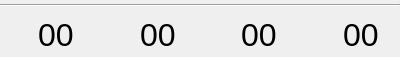
<?xml version="1.0" encoding="UTF-8"?>
<ui version="4.0">
 <class>KWQScoreWidgetBase</class>
 <widget class="QWidget" name="KWQScoreWidgetBase">
  <property name="geometry">
   <rect>
    <x>0</x>
    <y>0</y>
    <width>400</width>
    <height>57</height>
   </rect>
  </property>
  <layout class="QGridLayout" name="gridLayout">
   <property name="margin">
    <number>0</number>
   </property>
   <item row="0" column="0">
    <widget class="Line" name="line1_2">
     <property name="frameShape">
      <enum>QFrame::HLine</enum>
     </property>
     <property name="frameShadow">
      <enum>QFrame::Sunken</enum>
     </property>
     <property name="orientation">
      <enum>Qt::Horizontal</enum>
     </property>
    </widget>
   </item>
   <item row="1" column="0">
    <layout class="QGridLayout" name="_2">
     <property name="margin">
      <number>0</number>
     </property>
     <property name="spacing">
      <number>6</number>
     </property>
     <item row="0" column="1">
      <widget class="QLabel" name="lblScoreCount">
       <property name="sizePolicy">
        <sizepolicy hsizetype="Preferred" vsizetype="Fixed">
         <horstretch>0</horstretch>
         <verstretch>0</verstretch>
        </sizepolicy>
       </property>
       <property name="font">
        <font>
         <pointsize>24</pointsize>
         <weight>50</weight>
         <italic>false</italic>
         <bold>false</bold>
         <underline>false</underline>
         <strikeout>false</strikeout>
        </font>
       </property>
       <property name="toolTip">
        <string>Questions</string>
       </property>
       <property name="whatsThis">
        <string>The number of questions in the session</string>
       </property>
       <property name="text">
        <string>00</string>
       </property>
       <property name="alignment">
        <set>Qt::AlignLeading|Qt::AlignLeft|Qt::AlignVCenter</set>
       </property>
      </widget>
     </item>
     <item row="0" column="4">
      <widget class="QLabel" name="picCorrect">
       <property name="sizePolicy">
        <sizepolicy hsizetype="Fixed" vsizetype="Fixed">
         <horstretch>0</horstretch>
         <verstretch>0</verstretch>
        </sizepolicy>
       </property>
       <property name="maximumSize">
        <size>
         <width>32</width>
         <height>32</height>
        </size>
       </property>
       <property name="toolTip">
        <string>Correct answers</string>
       </property>
       <property name="whatsThis">
        <string>The number of questions answered correctly. May be shown as a percentage.</string>
       </property>
       <property name="scaledContents">
        <bool>true</bool>
       </property>
      </widget>
     </item>
     <item row="0" column="5">
      <widget class="QLabel" name="lblScoreCorrect">
       <property name="sizePolicy">
        <sizepolicy hsizetype="Preferred" vsizetype="Fixed">
         <horstretch>0</horstretch>
         <verstretch>0</verstretch>
        </sizepolicy>
       </property>
       <property name="font">
        <font>
         <pointsize>24</pointsize>
         <weight>50</weight>
         <italic>false</italic>
         <bold>false</bold>
         <underline>false</underline>
         <strikeout>false</strikeout>
        </font>
       </property>
       <property name="toolTip">
        <string>Correct answers</string>
       </property>
       <property name="whatsThis">
        <string>The number of questions answered correctly. May be shown as a percentage.</string>
       </property>
       <property name="text">
        <string>00</string>
       </property>
       <property name="alignment">
        <set>Qt::AlignLeading|Qt::AlignLeft|Qt::AlignVCenter</set>
       </property>
      </widget>
     </item>
     <item row="0" column="6">
      <widget class="QLabel" name="picError">
       <property name="sizePolicy">
        <sizepolicy hsizetype="Fixed" vsizetype="Fixed">
         <horstretch>0</horstretch>
         <verstretch>0</verstretch>
        </sizepolicy>
       </property>
       <property name="maximumSize">
        <size>
         <width>32</width>
         <height>32</height>
        </size>
       </property>
       <property name="toolTip">
        <string>Incorrect answers</string>
       </property>
       <property name="whatsThis">
        <string>The number of questions answered incorrectly. May be shown as a percentage.</string>
       </property>
       <property name="scaledContents">
        <bool>true</bool>
       </property>
      </widget>
     </item>
     <item row="0" column="0">
      <widget class="QLabel" name="picCount">
       <property name="sizePolicy">
        <sizepolicy hsizetype="Fixed" vsizetype="Fixed">
         <horstretch>0</horstretch>
         <verstretch>0</verstretch>
        </sizepolicy>
       </property>
       <property name="maximumSize">
        <size>
         <width>32</width>
         <height>32</height>
        </size>
       </property>
       <property name="toolTip">
        <string>Questions</string>
       </property>
       <property name="whatsThis">
        <string>The number of questions in the session</string>
       </property>
       <property name="scaledContents">
        <bool>true</bool>
       </property>
      </widget>
     </item>
     <item row="0" column="3">
      <widget class="QLabel" name="lblScoreAnswered">
       <property name="sizePolicy">
        <sizepolicy hsizetype="Preferred" vsizetype="Fixed">
         <horstretch>0</horstretch>
         <verstretch>0</verstretch>
        </sizepolicy>
       </property>
       <property name="font">
        <font>
         <pointsize>24</pointsize>
         <weight>50</weight>
         <italic>false</italic>
         <bold>false</bold>
         <underline>false</underline>
         <strikeout>false</strikeout>
        </font>
       </property>
       <property name="toolTip">
        <string>Answered questions</string>
       </property>
       <property name="whatsThis">
        <string>The number of questions already answered. May be shown as a percentage.</string>
       </property>
       <property name="text">
        <string>00</string>
       </property>
       <property name="alignment">
        <set>Qt::AlignLeading|Qt::AlignLeft|Qt::AlignVCenter</set>
       </property>
      </widget>
     </item>
     <item row="0" column="2">
      <widget class="QLabel" name="picAnswered">
       <property name="sizePolicy">
        <sizepolicy hsizetype="Fixed" vsizetype="Fixed">
         <horstretch>0</horstretch>
         <verstretch>0</verstretch>
        </sizepolicy>
       </property>
       <property name="maximumSize">
        <size>
         <width>32</width>
         <height>32</height>
        </size>
       </property>
       <property name="toolTip">
        <string>Answered questions</string>
       </property>
       <property name="whatsThis">
        <string>The number of questions already answered. May be shown as a percentage.</string>
       </property>
       <property name="scaledContents">
        <bool>true</bool>
       </property>
      </widget>
     </item>
     <item row="0" column="7">
      <widget class="QLabel" name="lblScoreError">
       <property name="sizePolicy">
        <sizepolicy hsizetype="Preferred" vsizetype="Fixed">
         <horstretch>0</horstretch>
         <verstretch>0</verstretch>
        </sizepolicy>
       </property>
       <property name="font">
        <font>
         <pointsize>24</pointsize>
         <weight>50</weight>
         <italic>false</italic>
         <bold>false</bold>
         <underline>false</underline>
         <strikeout>false</strikeout>
        </font>
       </property>
       <property name="toolTip">
        <string>Incorrect answers</string>
       </property>
       <property name="whatsThis">
        <string>The number of questions answered incorrectly. May be shown as a percentage.</string>
       </property>
       <property name="text">
        <string>00</string>
       </property>
       <property name="alignment">
        <set>Qt::AlignLeading|Qt::AlignLeft|Qt::AlignVCenter</set>
       </property>
      </widget>
     </item>
    </layout>
   </item>
  </layout>
 </widget>
 <resources/>
 <connections/>
</ui>
